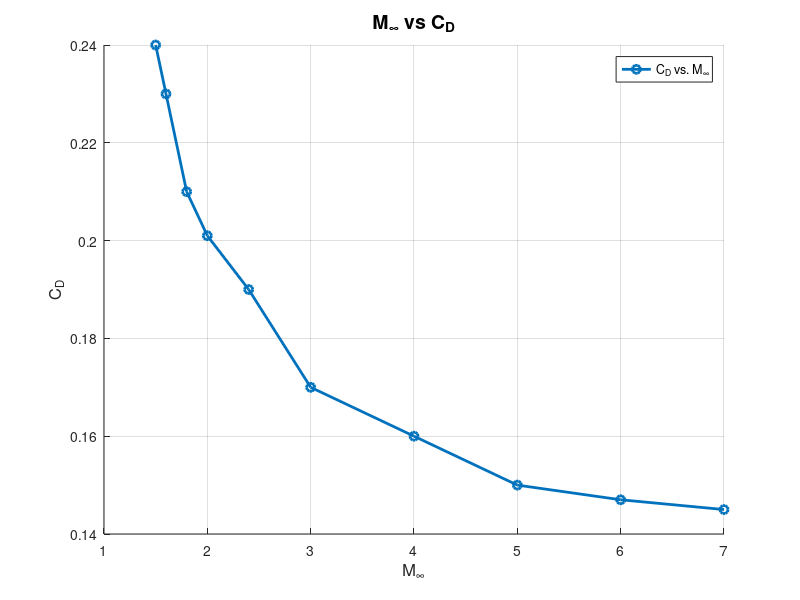

The MATLAB script that drew this image:
C_D = [0.24 .23 0.21 0.201 0.19 0.17 0.16 0.15 0.147 0.145]';
M_inf = [1.5 1.6 1.8 2 2.4 3 4 5 6 7]' ;

figure(1)
hold on
plot(M_inf, C_D, 'LineWidth', 2, 'Marker', 'o', 'Color', [0 0.4470 0.7410]) % Example: blue line with circle markers
grid on
title('M_{\infty} vs C_D', 'FontSize', 14)
xlabel('M_{\infty}', 'FontSize', 12)
ylabel('C_D', 'FontSize', 12)
set(gca, 'FontSize', 10) % Sets the font size of the axes labels and ticks
set(gcf, 'Color', [1 1 1]) % Sets the figure background to white
legend('C_D vs. M_{\infty}', 'Location', 'best') % Adjust legend text and location as necessary
hold off
